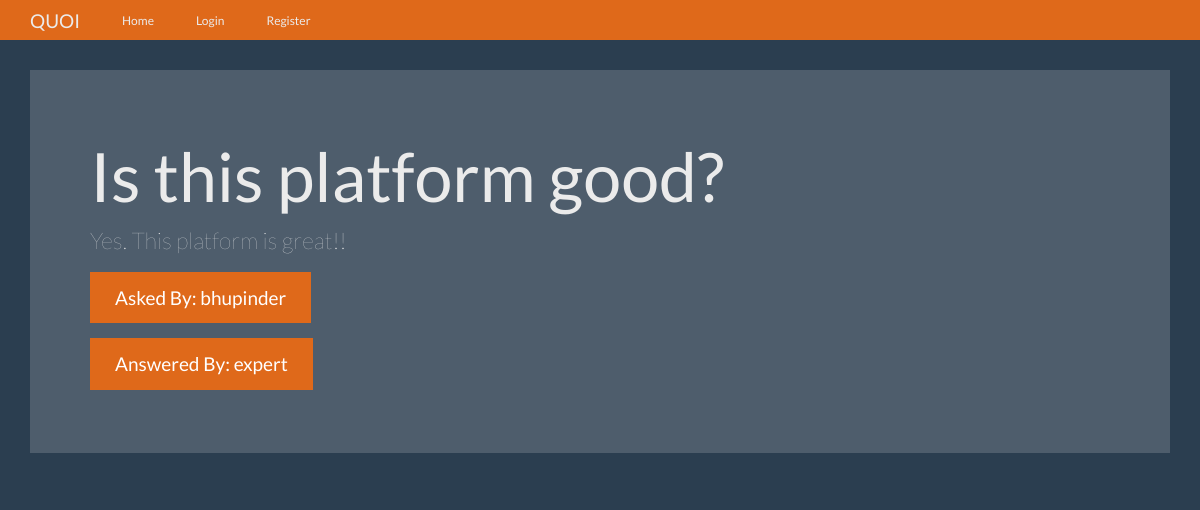
Page /question/2 on the committed database.
### tables this page shows
CREATE TABLE questions (
    id integer primary key autoincrement,
    question_text text not null,
    answer_text text,
    asked_by_id integer not null,
    expert_id integer not null
);

CREATE TABLE users (
    id integer primary key autoincrement,
    name text not null,
    password text not null,
    expert boolean not null,
    admin boolean not null
);

### app.py (the view)
@app.route('/question/<question_id>')
def question(question_id):
    user = get_current_user()
    db = get_db()
    question_cur = db.execute('''select questions.question_text, questions.answer_text,
                              askers.name as asker_name, experts.name as expert_name from questions
                              join users as askers on askers.id = questions.asked_by_id
                              join users as experts on experts.id=questions.expert_id
                              where questions.id = ?''', [question_id])
    questions = question_cur.fetchone()
    return render_template('question.html', user=user, questions = questions)

### app.py (called while the page is built)
def get_current_user():
    user_result = None
    if 'user' in session:
        user = session['user']
        db = get_db()
        user_cur = db.execute('select id, name, password, expert, admin from users where name = ?', [user])
        user_result = user_cur.fetchone()
    return user_result

### database.py (called while the page is built)
def connect_db():
    sql = sqlite3.connect(os.path.join(basedir, 'questions.db'))
    sql.row_factory = sqlite3.Row
    return sql

def get_db():
    if not hasattr(g, 'sqlite_db'):
        g.sqlite_db = connect_db()
    return g.sqlite_db

### templates/question.html (shortened to what this page needs)
{% extends 'base.html' %}
{% from 'show_links.html' import show_links %}
{% block nav %}
{{ show_links(user) }}
{% endblock %}
{% block body %}
      <div class="jumbotron">
        <h1>{{ questions['question_text'] }}</h1>
        <p>{{ questions['answer_text'] }}</p>
        <p><a class="btn btn-primary btn-lg">Asked By: {{ questions['asker_name'] }}</a></p>
        <p><a class="btn btn-primary btn-lg">Answered By: {{ questions['expert_name'] }}</a></p>
      </div>
{% endblock %}

### static/theme.css (style rules this page uses)
body { padding-top: 70px; padding-bottom: 30px; }

### rows in the picture
questions: question_text "Is this platform good?", answer_text "Yes. This platform is great!!"
users: asker_name "bhupinder"
users: expert_name "expert"
